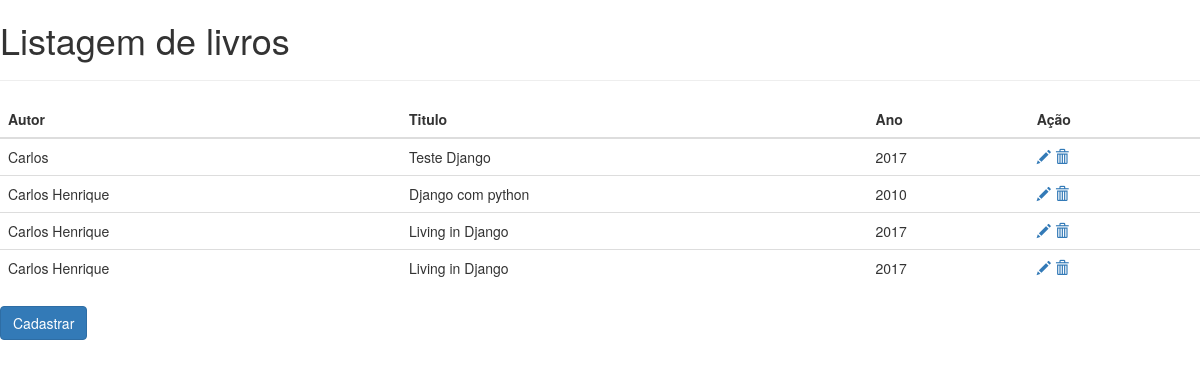
The page /livro_list/ on the database its author committed.
### livraria/models.py (models this page shows)
class Livro(models.Model):
    autor = models.CharField(max_length=50)
    editora = models.CharField(max_length=50)
    isbn = models.IntegerField()
    numeroPaginas = models.IntegerField()
    titulo = models.CharField(max_length=50)
    anoPublicacao = models.IntegerField()
    emailEditora = models.EmailField()

### livraria/views.py (the view)
# urls.py: url(r'^livro_list/', livro_list,name='livro_list'),
def livro_list(request, template_name='livro_list.html'):
    livro = Livro.objects.all()
    livros = {'lista' : livro}
    return  render(request,template_name,livros)

### livraria/templates/livro_list.html (shortened to what this page needs)
{% extends 'base.html' %}
{% block tituloPagina %}
Listagem de livros
{% endblock tituloPagina %}
{% block content %}
<table class="table">
    <thead>
    <tr>
        <th>Autor</th>
        <th>Titulo</th>
        <th>Ano</th>
        <th>Ação</th>
    </tr>
    </thead>
    <tbody>
        {% for livro in lista %}
            <tr>
                <td>{{ livro.autor }}</td>
                <td>{{ livro.titulo }}</td>
                <td>{{ livro.anoPublicacao }}</td>
                <td>
                    <a href="{% url 'livro_edit' pk=livro.pk %}">
                        <span class="glyphicon glyphicon-pencil"></span>
                    </a>
                    <a href="{% url 'livro_remove' pk=livro.pk %}">
                        <span class="glyphicon glyphicon-trash"></span>
                    </a>
                </td>
            </tr>
        {% endfor %}
    </tbody>
</table>
<a href="{% url 'livro_new' %}">
    <button type="submit" class="btn btn-primary">
        Cadastrar
    </button>
</a>
{% endblock content %}

### livraria/templates/base.html (shortened to what this page needs)
<!DOCTYPE html>
<html lang="en">
<head>
    <link rel="stylesheet" href="https://maxcdn.bootstrapcdn.com/bootstrap/3.3.7/css/bootstrap.min.css">
</head>
<body>
<h1>
    {% block tituloPagina %}
    {% endblock %}
</h1>
<hr>
    {% block content %}
    {% endblock %}
</body>
</html>

### rows shown on the page
Livro: autor "Carlos", titulo "Teste Django", anoPublicacao "2017"
Livro: autor "Carlos Henrique", titulo "Django com python", anoPublicacao "2010"
Livro: autor "Carlos Henrique", titulo "Living in Django", anoPublicacao "2017"
Livro: autor "Carlos Henrique", titulo "Living in Django", anoPublicacao "2017"
